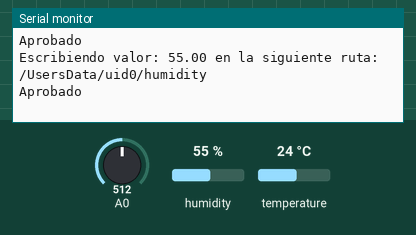
This sketch was run on a simulated ESP8266 (NodeMCU). Parts: the last lines printed to the serial monitor. The test bench sets the inputs (shaded band); at power-on: humidity 55 %, A0 = 512, temperature 24 °C. WiFi joins after 1.5 s; servers stay silent unless stated.

Above: at 3.2 s.
3.3 s: humidity set to 22 %
At 6.7 s:
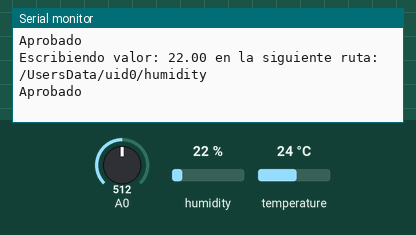
7.1 s: A0 set to 716
At 8.3 s:
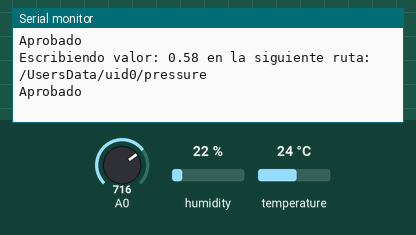
10.9 s: temperature set to 12 °C
At 11.47 s:
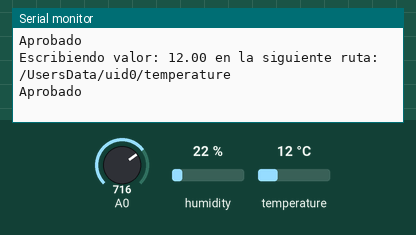
14.7 s: A0 set to 900
At 17.31 s:
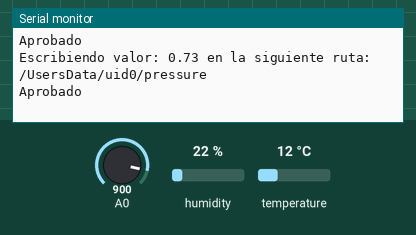
18.5 s: humidity set to 40 %
At 20.9 s:
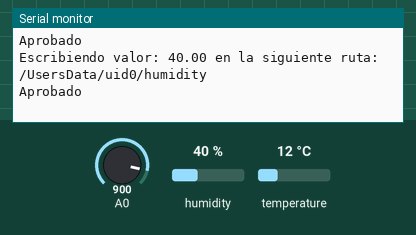
Timing chart, 0 to 22.4 s (numbered marks = the images above; inputs shaded):
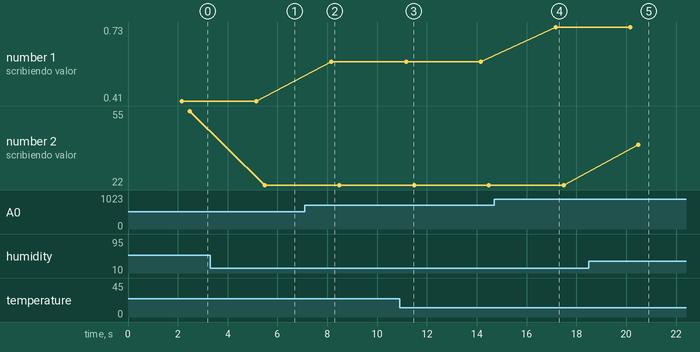

Measured:
- after the input at 3.3 s, the serial monitor: prints a new line after 2.2 s (image 1)
- after the input at 7.1 s, the serial monitor: prints a new line after 1.1 s (image 2)
- after the input at 10.9 s, the serial monitor: prints a new line after 0.44 s (image 3)
- after the input at 14.7 s, the serial monitor: prints a new line after 2.5 s (image 4)
- after the input at 18.5 s, the serial monitor: prints a new line after 2.0 s (image 5)
- plotted number 1: 0.41 → 0.58 after the input at 7.1 s, 0.58 → 0.73 after the input at 14.7 s
- plotted number 2: 55 → 22 after the input at 3.3 s, 22 → 40 after the input at 18.5 s

The sketch:

firmwaremain.ino
```cpp
#include <Arduino.h> // Libreria base de Arduino para controlar las funciones principales
#if defined(ESP32)
  #include <WiFi.h> // Libreria para manejar WiFi en ESP32
#elif defined(ESP8266)
  #include <ESP8266WiFi.h> // Libreria para manejar WiFi en ESP8266
#endif
#include <Firebase_ESP_Client.h> // Libreria para conectar y manejar Firebase
#include <Wire.h> // Libreria para comunicación I2C

// ----------- Librerías agregadas para el DHT11 -----------
#include <DHT.h>
#include <DHT_U.h>
// ----------------------------------------------------------

// Proporciona la información del proceso de generación de tokens
#include "addons/TokenHelper.h"
// Proporciona funciones adicionales para la impresión de la carga útil de RTDB y otras funciones auxiliares
#include "addons/RTDBHelper.h"

// Reemplaza con las credenciales de tu red WiFi
#define WIFI_SSID "" // Nombre de la red WiFi
#define WIFI_PASSWORD "" // Contraseña de la red WiFi

// Reemplaza con las credenciales del proyecto Firebase
#define API_KEY "" // Clave API del proyecto Firebase
#define USER_EMAIL "" // Correo electrónico del usuario autorizado
#define USER_PASSWORD "" // Contraseña del usuario autorizado
#define DATABASE_URL "" // URL de la base de datos en tiempo real de Firebase

// Definir objetos de Firebase
FirebaseData fbdo; // Objeto para manejar las operaciones de Firebase
FirebaseAuth auth; // Objeto para la autenticación del usuario
FirebaseConfig config; // Objeto para la configuración de Firebase

// Variable para guardar el UID del usuario
String uid;

// Variables para guardar las rutas de la base de datos
String databasePath; // Ruta principal de la base de datos
String presPath; // Ruta especifica para el valor del potenciómetro
String tempPath; // Ruta especifica para la temperatura
String humPath;  // Ruta específica para la humedad

// Variables de temporizador (enviar nuevas lecturas cada cinco segundos)
unsigned long sendDataPrevMillis = 0; // Última vez que se enviaron datos
unsigned long timerDelay = 3000; // Intervalo de tiempo para enviar datos (5 segundos)

// Pin analógico del ESP32 que queremos leer (puedes usar cualquier otro pin analógico disponible)
const int Pinadc = 34; // En este ejemplo, usamos el pin GPIO 34 del ESP32

// ----------- Configuración del DHT11 -----------
#define DHTPIN 14       // Pin donde conectas la señal del DHT11
#define DHTTYPE DHT11  // Tipo de sensor DHT
DHT dht(DHTPIN, DHTTYPE);
// -------------------------------------------------

// Función para inicializar WiFi con un timeout de 10 segundos
void initWiFi() {
  WiFi.mode(WIFI_STA);
  WiFi.begin(WIFI_SSID, WIFI_PASSWORD); // Conectar al WiFi usando SSID y contraseña
  Serial.print("Conectando a WiFi ...");
  unsigned long startAttemptTime = millis();

  // Intentar conectar por 10 segundos
  while (WiFi.status() != WL_CONNECTED && millis() - startAttemptTime < 10000) {
    Serial.print('.');
    delay(1000);
  }

  // Verificar si la conexión fue exitosa
  if (WiFi.status() != WL_CONNECTED) {
    Serial.println("No se pudo conectar al WiFi.");
  } else {
    Serial.println("\nConectado a WiFi. Dirección IP: ");
    Serial.println(WiFi.localIP());  // Imprimir la dirección IP obtenida
  }
}

// Function para escribir valores de tipo float en la base de datos de Firebase
void sendFloat(String path, float value) {
  if (Firebase.RTDB.setFloat(&fbdo, path.c_str(), value)) {
    Serial.print("Escribiendo valor: ");
    Serial.print(value);
    Serial.print(" en la siguiente ruta: ");
    Serial.println(path);
    Serial.println("Aprobado");
  } else {
    Serial.println("Error al escribir en Firebase");
    Serial.println("Razón: " + fbdo.errorReason());
  }
}

void setup() {
  Serial.begin(115200);

  // Inicializar sensores
  pinMode(Pinadc, INPUT);
  dht.begin();  // -------- INICIALIZACIÓN DEL DHT11 --------

  // Inicializar WiFi
  initWiFi();

  // Configurar Firebase
  config.api_key = API_KEY;
  auth.user.email = USER_EMAIL;
  auth.user.password = USER_PASSWORD;
  config.database_url = DATABASE_URL;

  Firebase.reconnectWiFi(true);

  fbdo.setResponseSize(4096);
  config.token_status_callback = tokenStatusCallback;
  config.max_token_generation_retry = 5;

  Firebase.begin(&config, &auth);

  Serial.println("Obteniendo UID del usuario");
  unsigned long startMillis = millis();
  unsigned long timeout = 10000;

  while ((auth.token.uid) == "") {
    Serial.print('.');
    delay(1000);
    if (millis() - startMillis > timeout) {
      Serial.println("\nError: No se pudo obtener el UID del usuario.");
      break;
    }
  }

  if (auth.token.uid != "") {
    uid = auth.token.uid.c_str();
    Serial.print("UID del usuario: ");
    Serial.println(uid);

    // Actualizar rutas
    databasePath = "/UsersData/" + uid;
    presPath = databasePath + "/pressure";
    tempPath = databasePath + "/temperature";
    humPath = databasePath + "/humidity";
  }
}

void loop() {
  if (Firebase.ready() && (millis() - sendDataPrevMillis > timerDelay || sendDataPrevMillis == 0)) {
    sendDataPrevMillis = millis();

    // ----------- LECTURA DE PRESIÓN (POTENCIÓMETRO) -----------
    int potValue = analogRead(Pinadc);
    float pressure = (potValue / 4096.0) * 3.3;
    sendFloat(presPath, pressure);

    // ----------- LECTURA DEL DHT11 -----------
    float temperature = dht.readTemperature();
    float humidity = dht.readHumidity();

    if (isnan(temperature) || isnan(humidity)) {
      Serial.println("Error al leer el DHT11");
    } else {
      sendFloat(tempPath, temperature);
      sendFloat(humPath, humidity);
    }
  }
}
```
